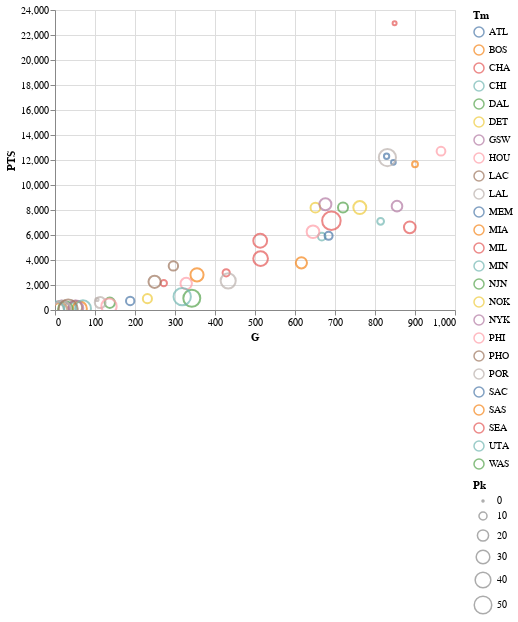

The cell this chart's notebook holds for it:
### Code cell
alt.Chart(draft07).mark_point().encode(
    x = "G",
    y = "PTS",
    color = "Tm",
    size = "Pk",
    tooltip=["Player", "Rk"]
).interactive()

### Figure 1 — Vega-Lite specification as saved in the notebook (floating-point values rounded to 4 significant figures)
{"config": {"view": {"continuousWidth": 400, "continuousHeight": 300}}, "data": {"name": "data-4d527ffe97df91d8210a542e424a9320"}, "mark": "point", "encoding": {"color": {"type": "nominal", "field": "Tm"}, "size": {"type": "quantitative", "field": "Pk"}, "tooltip": [{"type": "nominal", "field": "Player"}, {"type": "quantitative", "field": "Rk"}], "x": {"type": "quantitative", "field": "G"}, "y": {"type": "quantitative", "field": "PTS"}}, "selection": {"selector002": {"type": "interval", "bind": "scales", "encodings": ["x", "y"]}}, "$schema": "https://vega.github.io/schema/vega-lite/v4.8.1.json", "datasets": {"data-4d527ffe97df91d8210a542e424a9320": [{"Rk": 1.0, "Pk": 1.0, "Tm": "POR", "Player": "Greg Oden", "College": "Ohio State", "Yrs": 3.0, "G": 105.0, "MP": 2028.0, "PTS": 840.0, "TRB": 656.0, "AST": 51.0, "FG%": 0.574, "3P%": null, "FT%": 0.658, "MP.1": 19.3, "PTS.1": 8.0, "TRB.1": 6.2, "AST.1": 0.5, "WS": 7.3, "WS/48": 0.174, "BPM": -0.4, "VORP": 0.8}, {"Rk": 2.0, "Pk": 2.0, "Tm": "SEA", "Player": "Kevin Durant", "College": "Texas", "Yrs": 12.0, "G": 849.0, "MP": 31300.0, "PTS": 22940.0, "TRB": 5992.0, "AST": 3486.0, "FG%": 0.493, "3P%": 0.381, "FT%": 0.883, "MP.1": 36.9, "PTS.1": 27.0, "TRB.1": 7.1, "AST.1": 4.1, "WS": 141.7, "WS/48": 0.217, "BPM": 6.7, "VORP": 69.0}, {"Rk": 3.0, "Pk": 3.0, "Tm": "ATL", "Player": "Al Horford", "College": "Florida", "Yrs": 13.0, "G": 846.0, "MP": 27630.0, "PTS": 11810.0, "TRB": 7009.0, "AST": 2792.0, "FG%": 0.52, "3P%": 0.361, "FT%": 0.754, "MP.1": 32.7, "PTS.1": 14.0, "TRB.1": 8.3, "AST.1": 3.3, "WS": 90.7, "WS/48": 0.158, "BPM": 2.8, "VORP": 33.4}, {"Rk": 4.0, "Pk": 4.0, "Tm": "MEM", "Player": "Mike Conley", "College": "Ohio State", "Yrs": 13.0, "G": 829.0, "MP": 26870.0, "PTS": 12300.0, "TRB": 2460.0, "AST": 4687.0, "FG%": 0.439, "3P%": 0.375, "FT%": 0.818, "MP.1": 32.4, "PTS.1": 14.8, "TRB.1": 3.0, "AST.1": 5.7, "WS": 73.5, "WS/48": 0.131, "BPM": 2.3, "VORP": 29.3}, {"Rk": 5.0, "Pk": 5.0, "Tm": "BOS", "Player": "Jeff Green", "College": "Georgetown", "Yrs": 12.0, "G": 900.0, "MP": 26570.0, "PTS": 11660.0, "TRB": 3988.0, "AST": 1403.0, "FG%": 0.441, "3P%": 0.334, "FT%": 0.805, "MP.1": 29.5, "PTS.1": 13.0, "TRB.1": 4.4, "AST.1": 1.6, "WS": 41.6, "WS/48": 0.075, "BPM": -1.3, "VORP": 4.3}, {"Rk": 6.0, "Pk": 6.0, "Tm": "MIL", "Player": "Yi Jianlian", "College": null, "Yrs": 5.0, "G": 272.0, "MP": 6038.0, "PTS": 2148.0, "TRB": 1339.0, "AST": 192.0, "FG%": 0.404, "3P%": 0.333, "FT%": 0.78, "MP.1": 22.2, "PTS.1": 7.9, "TRB.1": 4.9, "AST.1": 0.7, "WS": 3.1, "WS/48": 0.025, "BPM": -4.3, "VORP": -3.5}, {"Rk": 7.0, "Pk": 7.0, "Tm": "MIN", "Player": "Corey Brewer", "College": "Florida", "Yrs": 12.0, "G": 814.0, "MP": 18740.0, "PTS": 7092.0, "TRB": 2279.0, "AST": 1248.0, "FG%": 0.425, "3P%": 0.284, "FT%": 0.713, "MP.1": 23.0, "PTS.1": 8.7, "TRB.1": 2.8, "AST.1": 1.5, "WS": 22.5, "WS/48": 0.058, "BPM": -1.6, "VORP": 2.0}, {"Rk": 8.0, "Pk": 8.0, "Tm": "CHA", "Player": "Brandan Wright", "College": "UNC", "Yrs": 10.0, "G": 428.0, "MP": 6949.0, "PTS": 2976.0, "TRB": 1560.0, "AST": 199.0, "FG%": 0.607, "3P%": 0.0, "FT%": 0.674, "MP.1": 16.2, "PTS.1": 7.0, "TRB.1": 3.6, "AST.1": 0.5, "WS": 26.2, "WS/48": 0.181, "BPM": 2.3, "VORP": 7.5}, {"Rk": 9.0, "Pk": 9.0, "Tm": "CHI", "Player": "Joakim Noah", "College": "Florida", "Yrs": 12.0, "G": 667.0, "MP": 18600.0, "PTS": 5867.0, "TRB": 6042.0, "AST": 1900.0, "FG%": 0.491, "3P%": 0.0, "FT%": 0.7, "MP.1": 27.9, "PTS.1": 8.8, "TRB.1": 9.1, "AST.1": 2.8, "WS": 61.8, "WS/48": 0.16, "BPM": 2.5, "VORP": 20.9}, {"Rk": 10.0, "Pk": 10.0, "Tm": "SAC", "Player": "Spencer Hawes", "College": "Washington", "Yrs": 10.0, "G": 684.0, "MP": 15540.0, "PTS": 5932.0, "TRB": 3893.0, "AST": 1271.0, "FG%": 0.457, "3P%": 0.35, "FT%": 0.716, "MP.1": 22.7, "PTS.1": 8.7, "TRB.1": 5.7, "AST.1": 1.9, "WS": 22.6, "WS/48": 0.07, "BPM": -1.1, "VORP": 3.4}, {"Rk": 11.0, "Pk": 11.0, "Tm": "ATL", "Player": "Acie Law", "College": "Texas A&M", "Yrs": 4.0, "G": 188.0, "MP": 2385.0, "PTS": 725.0, "TRB": 195.0, "AST": 309.0, "FG%": 0.413, "3P%": 0.235, "FT%": 0.778, "MP.1": 12.7, "PTS.1": 3.9, "TRB.1": 1.0, "AST.1": 1.6, "WS": 1.6, "WS/48": 0.032, "BPM": -3.9, "VORP": -1.1}, {"Rk": 12.0, "Pk": 12.0, "Tm": "PHI", "Player": "Thaddeus Young", "College": "Georgia Tech", "Yrs": 13.0, "G": 965.0, "MP": 29280.0, "PTS": 12700.0, "TRB": 5714.0, "AST": 1607.0, "FG%": 0.498, "3P%": 0.333, "FT%": 0.67, "MP.1": 30.3, "PTS.1": 13.2, "TRB.1": 5.9, "AST.1": 1.7, "WS": 61.6, "WS/48": 0.101, "BPM": 0.3, "VORP": 16.9}, {"Rk": 13.0, "Pk": 13.0, "Tm": "NOK", "Player": "Julian Wright", "College": "Kansas", "Yrs": 4.0, "G": 231.0, "MP": 3049.0, "PTS": 907.0, "TRB": 531.0, "AST": 182.0, "FG%": 0.499, "3P%": 0.262, "FT%": 0.584, "MP.1": 13.2, "PTS.1": 3.9, "TRB.1": 2.3, "AST.1": 0.8, "WS": 3.9, "WS/48": 0.061, "BPM": -0.5, "VORP": 1.2}, {"Rk": 14.0, "Pk": 14.0, "Tm": "LAC", "Player": "Al Thornton", "College": "Florida State", "Yrs": 4.0, "G": 296.0, "MP": 8274.0, "PTS": 3527.0, "TRB": 1233.0, "AST": 353.0, "FG%": 0.452, "3P%": 0.293, "FT%": 0.747, "MP.1": 28.0, "PTS.1": 11.9, "TRB.1": 4.2, "AST.1": 1.2, "WS": 6.1, "WS/48": 0.035, "BPM": -3.5, "VORP": -3.2}, {"Rk": 15.0, "Pk": 15.0, "Tm": "DET", "Player": "Rodney Stuckey", "College": "Eastern Washington", "Yrs": 10.0, "G": 651.0, "MP": 17890.0, "PTS": 8185.0, "TRB": 1912.0, "AST": 2333.0, "FG%": 0.423, "3P%": 0.3, "FT%": 0.824, "MP.1": 27.5, "PTS.1": 12.6, "TRB.1": 2.9, "AST.1": 3.6, "WS": 28.7, "WS/48": 0.077, "BPM": -0.9, "VORP": 4.9}, {"Rk": 16.0, "Pk": 16.0, "Tm": "WAS", "Player": "Nick Young", "College": "USC", "Yrs": 12.0, "G": 720.0, "MP": 16420.0, "PTS": 8194.0, "TRB": 1427.0, "AST": 687.0, "FG%": 0.418, "3P%": 0.376, "FT%": 0.836, "MP.1": 22.8, "PTS.1": 11.4, "TRB.1": 2.0, "AST.1": 1.0, "WS": 18.6, "WS/48": 0.054, "BPM": -2.2, "VORP": -0.8}, {"Rk": 17.0, "Pk": 17.0, "Tm": "NJN", "Player": "Sean Williams", "College": "Boston College", "Yrs": 4.0, "G": 137.0, "MP": 1978.0, "PTS": 581.0, "TRB": 472.0, "AST": 47.0, "FG%": 0.511, "3P%": 0.0, "FT%": 0.624, "MP.1": 14.4, "PTS.1": 4.2, "TRB.1": 3.4, "AST.1": 0.3, "WS": 3.0, "WS/48": 0.073, "BPM": -3.1, "VORP": -0.6}, {"Rk": 18.0, "Pk": 18.0, "Tm": "GSW", "Player": "Marco Belinelli", "College": null, "Yrs": 13.0, "G": 855.0, "MP": 19440.0, "PTS": 8310.0, "TRB": 1760.0, "AST": 1424.0, "FG%": 0.424, "3P%": 0.376, "FT%": 0.845, "MP.1": 22.7, "PTS.1": 9.7, "TRB.1": 2.1, "AST.1": 1.7, "WS": 30.2, "WS/48": 0.075, "BPM": -1.3, "VORP": 3.3}, {"Rk": 19.0, "Pk": 19.0, "Tm": "LAL", "Player": "Javaris Crittenton", "College": "Georgia Tech", "Yrs": 2.0, "G": 113.0, "MP": 1853.0, "PTS": 595.0, "TRB": 276.0, "AST": 201.0, "FG%": 0.442, "3P%": 0.231, "FT%": 0.638, "MP.1": 16.4, "PTS.1": 5.3, "TRB.1": 2.4, "AST.1": 1.8, "WS": 0.1, "WS/48": 0.002, "BPM": -4.2, "VORP": -1.0}, {"Rk": 20.0, "Pk": 20.0, "Tm": "MIA", "Player": "Jason Smith", "College": "Colorado State", "Yrs": 11.0, "G": 616.0, "MP": 10030.0, "PTS": 3777.0, "TRB": 2075.0, "AST": 453.0, "FG%": 0.468, "3P%": 0.333, "FT%": 0.783, "MP.1": 16.3, "PTS.1": 6.1, "TRB.1": 3.4, "AST.1": 0.7, "WS": 14.1, "WS/48": 0.067, "BPM": -2.9, "VORP": -2.4}, {"Rk": 21.0, "Pk": 21.0, "Tm": "PHI", "Player": "Daequan Cook", "College": "Ohio State", "Yrs": 6.0, "G": 328.0, "MP": 5993.0, "PTS": 2114.0, "TRB": 703.0, "AST": 243.0, "FG%": 0.369, "3P%": 0.359, "FT%": 0.813, "MP.1": 18.3, "PTS.1": 6.4, "TRB.1": 2.1, "AST.1": 0.7, "WS": 4.9, "WS/48": 0.039, "BPM": -2.7, "VORP": -1.1}, {"Rk": 22.0, "Pk": 22.0, "Tm": "CHA", "Player": "Jared Dudley", "College": "Boston College", "Yrs": 13.0, "G": 887.0, "MP": 19980.0, "PTS": 6617.0, "TRB": 2819.0, "AST": 1380.0, "FG%": 0.464, "3P%": 0.394, "FT%": 0.732, "MP.1": 22.5, "PTS.1": 7.5, "TRB.1": 3.2, "AST.1": 1.6, "WS": 42.8, "WS/48": 0.103, "BPM": 0.2, "VORP": 11.1}, {"Rk": 23.0, "Pk": 23.0, "Tm": "NYK", "Player": "Wilson Chandler", "College": "DePaul", "Yrs": 12.0, "G": 676.0, "MP": 20290.0, "PTS": 8463.0, "TRB": 3574.0, "AST": 1205.0, "FG%": 0.443, "3P%": 0.341, "FT%": 0.77, "MP.1": 30.0, "PTS.1": 12.5, "TRB.1": 5.3, "AST.1": 1.8, "WS": 29.0, "WS/48": 0.069, "BPM": -1.3, "VORP": 3.5}, {"Rk": 24.0, "Pk": 24.0, "Tm": "PHO", "Player": "Rudy Fernández", "College": null, "Yrs": 4.0, "G": 249.0, "MP": 5965.0, "PTS": 2254.0, "TRB": 608.0, "AST": 554.0, "FG%": 0.399, "3P%": 0.36, "FT%": 0.84, "MP.1": 24.0, "PTS.1": 9.1, "TRB.1": 2.4, "AST.1": 2.2, "WS": 14.2, "WS/48": 0.114, "BPM": 1.7, "VORP": 5.6}, {"Rk": 25.0, "Pk": 25.0, "Tm": "UTA", "Player": "Morris Almond", "College": "Rice University", "Yrs": 3.0, "G": 38.0, "MP": 361.0, "PTS": 119.0, "TRB": 46.0, "AST": 12.0, "FG%": 0.381, "3P%": 0.292, "FT%": 0.743, "MP.1": 9.5, "PTS.1": 3.1, "TRB.1": 1.2, "AST.1": 0.3, "WS": 0.0, "WS/48": 0.005, "BPM": -6.1, "VORP": -0.4}, {"Rk": 26.0, "Pk": 26.0, "Tm": "HOU", "Player": "Aaron Brooks", "College": "Oregon", "Yrs": 10.0, "G": 645.0, "MP": 13440.0, "PTS": 6259.0, "TRB": 1079.0, "AST": 1925.0, "FG%": 0.413, "3P%": 0.37, "FT%": 0.837, "MP.1": 20.8, "PTS.1": 9.7, "TRB.1": 1.7, "AST.1": 3.0, "WS": 19.2, "WS/48": 0.069, "BPM": -1.2, "VORP": 2.7}, {"Rk": 27.0, "Pk": 27.0, "Tm": "DET", "Player": "Arron Afflalo", "College": "UCLA", "Yrs": 11.0, "G": 762.0, "MP": 20830.0, "PTS": 8198.0, "TRB": 2176.0, "AST": 1386.0, "FG%": 0.45, "3P%": 0.386, "FT%": 0.825, "MP.1": 27.3, "PTS.1": 10.8, "TRB.1": 2.9, "AST.1": 1.8, "WS": 33.5, "WS/48": 0.077, "BPM": -1.5, "VORP": 2.4}, {"Rk": 28.0, "Pk": 28.0, "Tm": "SAS", "Player": "Tiago Splitter", "College": null, "Yrs": 7.0, "G": 355.0, "MP": 6812.0, "PTS": 2816.0, "TRB": 1779.0, "AST": 423.0, "FG%": 0.555, "3P%": 0.143, "FT%": 0.697, "MP.1": 19.2, "PTS.1": 7.9, "TRB.1": 5.0, "AST.1": 1.2, "WS": 25.3, "WS/48": 0.178, "BPM": 1.1, "VORP": 5.4}, {"Rk": 29.0, "Pk": 29.0, "Tm": "PHO", "Player": "Alando Tucker", "College": "Wisconsin", "Yrs": 3.0, "G": 51.0, "MP": 426.0, "PTS": 211.0, "TRB": 49.0, "AST": 16.0, "FG%": 0.423, "3P%": 0.294, "FT%": 0.783, "MP.1": 8.4, "PTS.1": 4.1, "TRB.1": 1.0, "AST.1": 0.3, "WS": 0.4, "WS/48": 0.045, "BPM": -4.5, "VORP": -0.3}, {"Rk": 30.0, "Pk": 30.0, "Tm": "PHI", "Player": "Petteri Koponen", "College": null, "Yrs": null, "G": null, "MP": null, "PTS": null, "TRB": null, "AST": null, "FG%": null, "3P%": null, "FT%": null, "MP.1": null, "PTS.1": null, "TRB.1": null, "AST.1": null, "WS": null, "WS/48": null, "BPM": null, "VORP": null}, {"Rk": 31.0, "Pk": 31.0, "Tm": "SEA", "Player": "Carl Landry", "College": "Purdue", "Yrs": 9.0, "G": 513.0, "MP": 11520.0, "PTS": 5541.0, "TRB": 2533.0, "AST": 355.0, "FG%": 0.535, "3P%": 0.3, "FT%": 0.785, "MP.1": 22.5, "PTS.1": 10.8, "TRB.1": 4.9, "AST.1": 0.7, "WS": 35.9, "WS/48": 0.149, "BPM": -0.3, "VORP": 5.0}, {"Rk": 32.0, "Pk": 32.0, "Tm": "BOS", "Player": "Gabe Pruitt", "College": "USC", "Yrs": 2.0, "G": 62.0, "MP": 461.0, "PTS": 125.0, "TRB": 51.0, "AST": 52.0, "FG%": 0.321, "3P%": 0.283, "FT%": 0.783, "MP.1": 7.4, "PTS.1": 2.0, "TRB.1": 0.8, "AST.1": 0.8, "WS": 0.4, "WS/48": 0.043, "BPM": -2.8, "VORP": -0.1}, {"Rk": 33.0, "Pk": 33.0, "Tm": "SAS", "Player": "Marcus Williams", "College": "Arizona", "Yrs": 2.0, "G": 13.0, "MP": 39.0, "PTS": 14.0, "TRB": 12.0, "AST": 3.0, "FG%": 0.318, "3P%": null, "FT%": null, "MP.1": 3.0, "PTS.1": 1.1, "TRB.1": 0.9, "AST.1": 0.2, "WS": -0.1, "WS/48": -0.084, "BPM": -5.4, "VORP": 0.0}, {"Rk": 34.0, "Pk": 34.0, "Tm": "DAL", "Player": "Nick Fazekas", "College": "Nevada", "Yrs": 1.0, "G": 26.0, "MP": 269.0, "PTS": 107.0, "TRB": 89.0, "AST": 11.0, "FG%": 0.561, "3P%": 0.0, "FT%": 0.682, "MP.1": 10.3, "PTS.1": 4.1, "TRB.1": 3.4, "AST.1": 0.4, "WS": 0.8, "WS/48": 0.148, "BPM": 0.5, "VORP": 0.2}, {"Rk": 35.0, "Pk": 35.0, "Tm": "SEA", "Player": "Glen Davis", "College": "LSU", "Yrs": 8.0, "G": 514.0, "MP": 10860.0, "PTS": 4111.0, "TRB": 2236.0, "AST": 457.0, "FG%": 0.447, "3P%": 0.182, "FT%": 0.7, "MP.1": 21.1, "PTS.1": 8.0, "TRB.1": 4.4, "AST.1": 0.9, "WS": 18.6, "WS/48": 0.082, "BPM": -2.6, "VORP": -1.7}, {"Rk": 36.0, "Pk": 36.0, "Tm": "GSW", "Player": "Jermareo Davidson", "College": "Alabama", "Yrs": 2.0, "G": 52.0, "MP": 433.0, "PTS": 162.0, "TRB": 96.0, "AST": 14.0, "FG%": 0.425, "3P%": null, "FT%": 0.578, "MP.1": 8.3, "PTS.1": 3.1, "TRB.1": 1.8, "AST.1": 0.3, "WS": 0.0, "WS/48": 0.0, "BPM": -5.2, "VORP": -0.3}, {"Rk": 37.0, "Pk": 37.0, "Tm": "POR", "Player": "Josh McRoberts", "College": "Duke", "Yrs": 11.0, "G": 433.0, "MP": 8271.0, "PTS": 2333.0, "TRB": 1686.0, "AST": 901.0, "FG%": 0.463, "3P%": 0.34, "FT%": 0.705, "MP.1": 19.1, "PTS.1": 5.4, "TRB.1": 3.9, "AST.1": 2.1, "WS": 18.5, "WS/48": 0.107, "BPM": 0.3, "VORP": 4.7}, {"Rk": 38.0, "Pk": 38.0, "Tm": "PHI", "Player": "Kyrylo Fesenko", "College": null, "Yrs": 5.0, "G": 135.0, "MP": 1107.0, "PTS": 305.0, "TRB": 269.0, "AST": 40.0, "FG%": 0.496, "3P%": 0.0, "FT%": 0.41, "MP.1": 8.2, "PTS.1": 2.3, "TRB.1": 2.0, "AST.1": 0.3, "WS": 0.9, "WS/48": 0.038, "BPM": -5.7, "VORP": -1.1}, {"Rk": 39.0, "Pk": 39.0, "Tm": "MIA", "Player": "Stanko Barać", "College": null, "Yrs": null, "G": null, "MP": null, "PTS": null, "TRB": null, "AST": null, "FG%": null, "3P%": null, "FT%": null, "MP.1": null, "PTS.1": null, "TRB.1": null, "AST.1": null, "WS": null, "WS/48": null, "BPM": null, "VORP": null}, {"Rk": 40.0, "Pk": 40.0, "Tm": "LAL", "Player": "Sun Yue", "College": null, "Yrs": 1.0, "G": 10.0, "MP": 28.0, "PTS": 6.0, "TRB": 0.0, "AST": 2.0, "FG%": 0.273, "3P%": 0.0, "FT%": null, "MP.1": 2.8, "PTS.1": 0.6, "TRB.1": 0.0, "AST.1": 0.2, "WS": -0.1, "WS/48": -0.226, "BPM": -19.4, "VORP": -0.1}, {"Rk": 41.0, "Pk": 41.0, "Tm": "MIN", "Player": "Chris Richard", "College": "Florida", "Yrs": 2.0, "G": 70.0, "MP": 780.0, "PTS": 135.0, "TRB": 194.0, "AST": 25.0, "FG%": 0.483, "3P%": null, "FT%": 0.605, "MP.1": 11.1, "PTS.1": 1.9, "TRB.1": 2.8, "AST.1": 0.4, "WS": 0.7, "WS/48": 0.045, "BPM": -5.7, "VORP": -0.7}, {"Rk": 42.0, "Pk": 42.0, "Tm": "POR", "Player": "Derrick Byars", "College": "Vanderbilt", "Yrs": 1.0, "G": 2.0, "MP": 37.0, "PTS": 10.0, "TRB": 11.0, "AST": 1.0, "FG%": 0.273, "3P%": 0.0, "FT%": 1.0, "MP.1": 18.5, "PTS.1": 5.0, "TRB.1": 5.5, "AST.1": 0.5, "WS": 0.1, "WS/48": 0.147, "BPM": -4.7, "VORP": 0.0}, {"Rk": 43.0, "Pk": 43.0, "Tm": "NOK", "Player": "Adam Haluska", "College": "Iowa", "Yrs": null, "G": null, "MP": null, "PTS": null, "TRB": null, "AST": null, "FG%": null, "3P%": null, "FT%": null, "MP.1": null, "PTS.1": null, "TRB.1": null, "AST.1": null, "WS": null, "WS/48": null, "BPM": null, "VORP": null}, {"Rk": 44.0, "Pk": 44.0, "Tm": "ORL", "Player": "Reyshawn Terry", "College": "UNC", "Yrs": null, "G": null, "MP": null, "PTS": null, "TRB": null, "AST": null, "FG%": null, "3P%": null, "FT%": null, "MP.1": null, "PTS.1": null, "TRB.1": null, "AST.1": null, "WS": null, "WS/48": null, "BPM": null, "VORP": null}, {"Rk": 45.0, "Pk": 45.0, "Tm": "LAC", "Player": "Jared Jordan", "College": "Marist College", "Yrs": null, "G": null, "MP": null, "PTS": null, "TRB": null, "AST": null, "FG%": null, "3P%": null, "FT%": null, "MP.1": null, "PTS.1": null, "TRB.1": null, "AST.1": null, "WS": null, "WS/48": null, "BPM": null, "VORP": null}, {"Rk": 46.0, "Pk": 46.0, "Tm": "GSW", "Player": "Stéphane Lasme", "College": "UMass", "Yrs": 1.0, "G": 16.0, "MP": 303.0, "PTS": 83.0, "TRB": 53.0, "AST": 3.0, "FG%": 0.451, "3P%": null, "FT%": 0.594, "MP.1": 18.9, "PTS.1": 5.2, "TRB.1": 3.3, "AST.1": 0.2, "WS": 0.3, "WS/48": 0.041, "BPM": -4.4, "VORP": -0.2}, {"Rk": 47.0, "Pk": 47.0, "Tm": "WAS", "Player": "Dominic McGuire", "College": "Fresno State", "Yrs": 6.0, "G": 342.0, "MP": 5348.0, "PTS": 939.0, "TRB": 1169.0, "AST": 422.0, "FG%": 0.419, "3P%": 0.188, "FT%": 0.658, "MP.1": 15.6, "PTS.1": 2.7, "TRB.1": 3.4, "AST.1": 1.2, "WS": 4.1, "WS/48": 0.037, "BPM": -2.1, "VORP": -0.1}, {"Rk": 48.0, "Pk": 48.0, "Tm": "LAL", "Player": "Marc Gasol", "College": null, "Yrs": 12.0, "G": 831.0, "MP": 27560.0, "PTS": 12200.0, "TRB": 6342.0, "AST": 2864.0, "FG%": 0.482, "3P%": 0.356, "FT%": 0.777, "MP.1": 33.2, "PTS.1": 14.7, "TRB.1": 7.6, "AST.1": 3.4, "WS": 82.2, "WS/48": 0.143, "BPM": 3.1, "VORP": 35.4}, {"Rk": 49.0, "Pk": 49.0, "Tm": "CHI", "Player": "Aaron Gray", "College": "Pitt", "Yrs": 7.0, "G": 318.0, "MP": 3851.0, "PTS": 1066.0, "TRB": 1190.0, "AST": 207.0, "FG%": 0.509, "3P%": 0.0, "FT%": 0.562, "MP.1": 12.1, "PTS.1": 3.4, "TRB.1": 3.7, "AST.1": 0.7, "WS": 6.2, "WS/48": 0.077, "BPM": -3.6, "VORP": -1.5}, {"Rk": 50.0, "Pk": 50.0, "Tm": "DAL", "Player": "Renaldas Seibutis", "College": null, "Yrs": null, "G": null, "MP": null, "PTS": null, "TRB": null, "AST": null, "FG%": null, "3P%": null, "FT%": null, "MP.1": null, "PTS.1": null, "TRB.1": null, "AST.1": null, "WS": null, "WS/48": null, "BPM": null, "VORP": null}, {"Rk": 51.0, "Pk": 51.0, "Tm": "CHI", "Player": "JamesOn Curry", "College": "Oklahoma State", "Yrs": 1.0, "G": 1.0, "MP": 0.0, "PTS": 0.0, "TRB": 0.0, "AST": 0.0, "FG%": null, "3P%": null, "FT%": null, "MP.1": 0.0, "PTS.1": 0.0, "TRB.1": 0.0, "AST.1": 0.0, "WS": 0.0, "WS/48": null, "BPM": null, "VORP": 0.0}, {"Rk": 52.0, "Pk": 52.0, "Tm": "POR", "Player": "Taurean Green", "College": "Florida", "Yrs": 1.0, "G": 17.0, "MP": 74.0, "PTS": 27.0, "TRB": 10.0, "AST": 11.0, "FG%": 0.28, "3P%": 0.182, "FT%": 0.917, "MP.1": 4.4, "PTS.1": 1.6, "TRB.1": 0.6, "AST.1": 0.6, "WS": -0.1, "WS/48": -0.066, "BPM": -7.5, "VORP": -0.1}, {"Rk": 53.0, "Pk": 53.0, "Tm": "POR", "Player": "Demetris Nichols", "College": "Syracuse", "Yrs": 2.0, "G": 18.0, "MP": 58.0, "PTS": 22.0, "TRB": 7.0, "AST": 2.0, "FG%": 0.281, "3P%": 0.2, "FT%": 0.5, "MP.1": 3.2, "PTS.1": 1.2, "TRB.1": 0.4, "AST.1": 0.1, "WS": -0.2, "WS/48": -0.203, "BPM": -10.3, "VORP": -0.1}, {"Rk": 54.0, "Pk": 54.0, "Tm": "HOU", "Player": "Brad Newley", "College": null, "Yrs": null, "G": null, "MP": null, "PTS": null, "TRB": null, "AST": null, "FG%": null, "3P%": null, "FT%": null, "MP.1": null, "PTS.1": null, "TRB.1": null, "AST.1": null, "WS": null, "WS/48": null, "BPM": null, "VORP": null}, {"Rk": 55.0, "Pk": 55.0, "Tm": "UTA", "Player": "Herbert Hill", "College": "Providence", "Yrs": null, "G": null, "MP": null, "PTS": null, "TRB": null, "AST": null, "FG%": null, "3P%": null, "FT%": null, "MP.1": null, "PTS.1": null, "TRB.1": null, "AST.1": null, "WS": null, "WS/48": null, "BPM": null, "VORP": null}, {"Rk": 56.0, "Pk": 56.0, "Tm": "MIL", "Player": "Ramon Sessions", "College": "Nevada", "Yrs": 11.0, "G": 691.0, "MP": 16120.0, "PTS": 7141.0, "TRB": 1840.0, "AST": 2807.0, "FG%": 0.434, "3P%": 0.316, "FT%": 0.791, "MP.1": 23.3, "PTS.1": 10.3, "TRB.1": 2.7, "AST.1": 4.1, "WS": 28.8, "WS/48": 0.086, "BPM": -0.7, "VORP": 5.2}, {"Rk": 57.0, "Pk": 57.0, "Tm": "DET", "Player": "Sammy Mejia", "College": "DePaul", "Yrs": null, "G": null, "MP": null, "PTS": null, "TRB": null, "AST": null, "FG%": null, "3P%": null, "FT%": null, "MP.1": null, "PTS.1": null, "TRB.1": null, "AST.1": null, "WS": null, "WS/48": null, "BPM": null, "VORP": null}, {"Rk": 58.0, "Pk": 58.0, "Tm": "SAS", "Player": "Georgios Printezis", "College": null, "Yrs": null, "G": null, "MP": null, "PTS": null, "TRB": null, "AST": null, "FG%": null, "3P%": null, "FT%": null, "MP.1": null, "PTS.1": null, "TRB.1": null, "AST.1": null, "WS": null, "WS/48": null, "BPM": null, "VORP": null}, {"Rk": 59.0, "Pk": 59.0, "Tm": "PHO", "Player": "D.J. Strawberry", "College": "Maryland", "Yrs": 1.0, "G": 33.0, "MP": 270.0, "PTS": 73.0, "TRB": 28.0, "AST": 30.0, "FG%": 0.315, "3P%": 0.24, "FT%": 0.474, "MP.1": 8.2, "PTS.1": 2.2, "TRB.1": 0.8, "AST.1": 0.9, "WS": -0.2, "WS/48": -0.031, "BPM": -5.6, "VORP": -0.2}, {"Rk": 60.0, "Pk": 60.0, "Tm": "DAL", "Player": "Milovan Raković", "College": null, "Yrs": null, "G": null, "MP": null, "PTS": null, "TRB": null, "AST": null, "FG%": null, "3P%": null, "FT%": null, "MP.1": null, "PTS.1": null, "TRB.1": null, "AST.1": null, "WS": null, "WS/48": null, "BPM": null, "VORP": null}, {"Rk": null, "Pk": null, "Tm": null, "Player": null, "College": null, "Yrs": null, "G": null, "MP": null, "PTS": null, "TRB": null, "AST": null, "FG%": null, "3P%": null, "FT%": null, "MP.1": null, "PTS.1": null, "TRB.1": null, "AST.1": null, "WS": null, "WS/48": null, "BPM": null, "VORP": null}]}}
